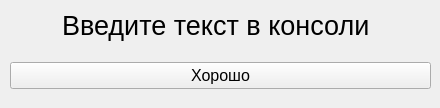
<?xml version="1.0" encoding="UTF-8"?>
<ui version="4.0">
 <class>Main</class>
 <widget class="QWidget" name="Main">
  <property name="geometry">
   <rect>
    <x>0</x>
    <y>0</y>
    <width>440</width>
    <height>108</height>
   </rect>
  </property>
  <property name="minimumSize">
   <size>
    <width>440</width>
    <height>108</height>
   </size>
  </property>
  <property name="maximumSize">
   <size>
    <width>579</width>
    <height>142</height>
   </size>
  </property>
  <property name="windowTitle">
   <string>Main</string>
  </property>
  <widget class="QWidget" name="horizontalLayoutWidget">
   <property name="geometry">
    <rect>
     <x>0</x>
     <y>0</y>
     <width>431</width>
     <height>51</height>
    </rect>
   </property>
   <layout class="QHBoxLayout" name="horizontalLayout">
    <item>
     <spacer name="horizontalSpacer">
      <property name="orientation">
       <enum>Qt::Horizontal</enum>
      </property>
      <property name="sizeHint" stdset="0">
       <size>
        <width>40</width>
        <height>20</height>
       </size>
      </property>
     </spacer>
    </item>
    <item>
     <widget class="QLabel" name="label">
      <property name="minimumSize">
       <size>
        <width>138</width>
        <height>49</height>
       </size>
      </property>
      <property name="font">
       <font>
        <pointsize>20</pointsize>
       </font>
      </property>
      <property name="text">
       <string>Введите текст в консоли</string>
      </property>
     </widget>
    </item>
    <item>
     <spacer name="horizontalSpacer_2">
      <property name="orientation">
       <enum>Qt::Horizontal</enum>
      </property>
      <property name="sizeHint" stdset="0">
       <size>
        <width>40</width>
        <height>20</height>
       </size>
      </property>
     </spacer>
    </item>
   </layout>
  </widget>
  <widget class="QWidget" name="horizontalLayoutWidget_2">
   <property name="geometry">
    <rect>
     <x>10</x>
     <y>50</y>
     <width>421</width>
     <height>51</height>
    </rect>
   </property>
   <layout class="QHBoxLayout" name="horizontalLayout_2">
    <item>
     <layout class="QHBoxLayout" name="horizontalLayout_3">
      <item>
       <widget class="QPushButton" name="pushButton">
        <property name="font">
         <font>
          <pointsize>12</pointsize>
         </font>
        </property>
        <property name="text">
         <string>Хорошо</string>
        </property>
       </widget>
      </item>
     </layout>
    </item>
   </layout>
  </widget>
 </widget>
 <resources/>
 <connections/>
</ui>
